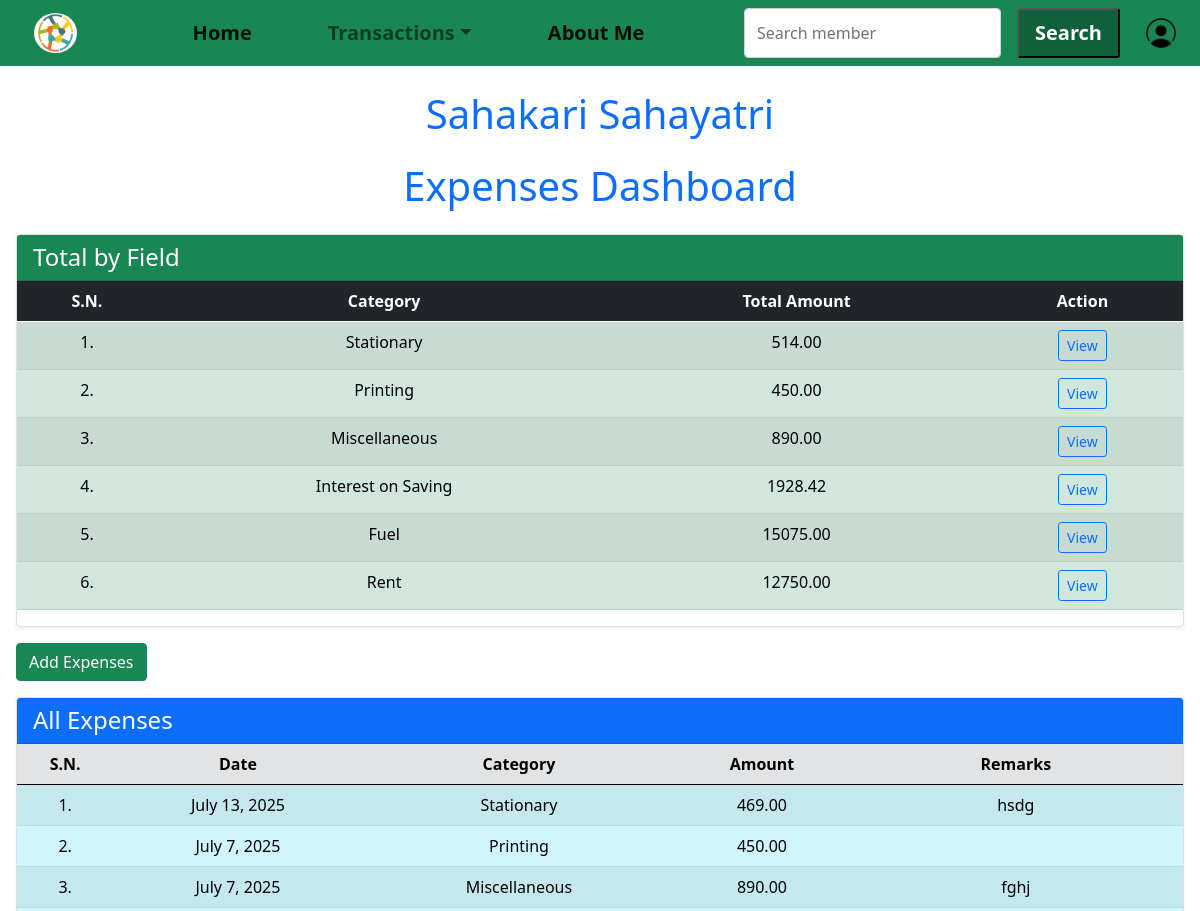
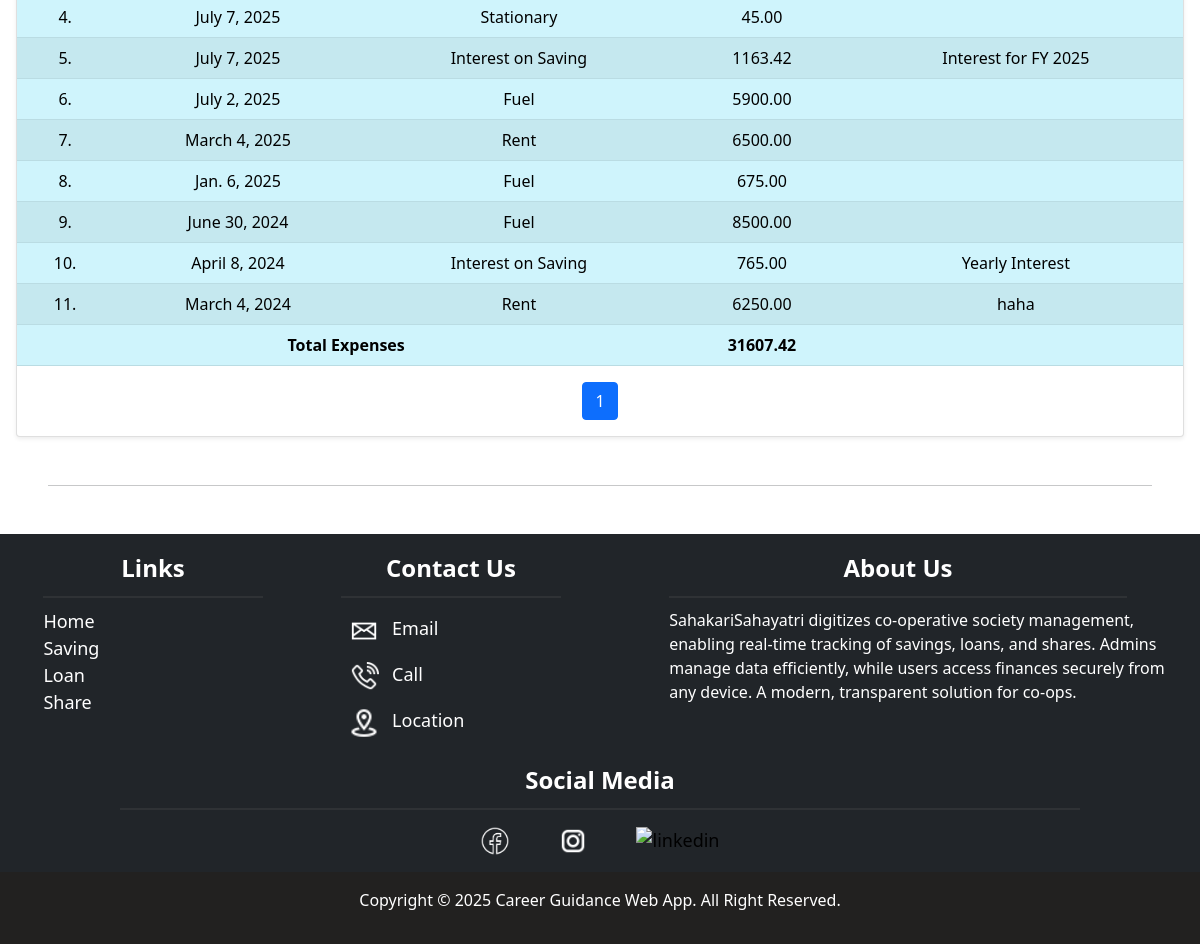
The page /expenses/ (signed in) on the database its author committed (2 pictures, top to bottom).
### expenses/models.py (models this page shows, shortened)
class Expense(models.Model):
    date = models.DateField(default=timezone.now)
    category = models.CharField(max_length=30, choices=EXPENSE_CATEGORIES)
    payment_method = models.CharField(max_length=30, choices=PAYMENT_METHODS, default='cash')
    amount = models.DecimalField(max_digits=12, decimal_places=2)
    remarks = models.TextField(blank=True, null=True)
    class Meta:
        ordering = ['-date']

### saving/models.py (models this page shows, shortened)
class YearlyInterest(models.Model):
    customer = models.ForeignKey(Member, on_delete=models.CASCADE, related_name='yearly_interests')
    year = models.IntegerField(help_text="Fiscal year starting in Shrawan")  # e.g., 2081
    previous_interest_rate = models.DecimalField(max_digits=5, decimal_places=2)
    previous_interest_amount = models.DecimalField(max_digits=12, decimal_places=2, default=0.00)
    current_interest_rate = models.DecimalField(max_digits=5, decimal_places=2)
    current_interest_amount = models.DecimalField(max_digits=12, decimal_places=2, default=0.00)
    date = models.DateField(default=timezone.now)
    remarks = models.TextField(blank=True, null=True)
    class Meta:
        unique_together = ('customer', 'year')
        ordering = ['date']

### expenses/views.py (the view)
# urls.py: path('', expenses.expenses_home, name='expenses_home'),
@login_required(login_url='loginpage')
def expenses_home(request):
    expenses = list(Expense.objects.all().order_by('-date'))
    total_expenses = sum(exp.amount for exp in Expense.objects.all())
    total_expenses += sum(exp.current_interest_amount for exp in YearlyInterest.objects.all())
    total_expenses += sum(exp.previous_interest_amount for exp in YearlyInterest.objects.all())
    for exp in expenses:
        exp.category_label = CATEGORY_LABELS.get(exp.category, exp.category)
    interest_by_date = {}
    for interest in YearlyInterest.objects.all():
        if interest.date not in interest_by_date:
            interest_by_date[interest.date] = {
                'total_interest': Decimal('0.00'),
                'remarks': interest.remarks or 'Yearly Interest'
            }
        interest_by_date[interest.date]['total_interest'] += (
            interest.current_interest_amount + interest.previous_interest_amount
        )
    interest_expenses = []
    for date, data in interest_by_date.items():
        interest_expenses.append({
            'date': date,
            'category': 'Interest on Saving',
            'category_label': CATEGORY_LABELS.get('interest_saving', 'Interest'),
            'amount': data['total_interest'],
            'remarks': data['remarks']
        })
    combined_expenses = []
    for exp in expenses:
        combined_expenses.append({
            'date': exp.date,
            'category': exp.category,
            'category_label': exp.category_label, #Label for display
            'amount': exp.amount,
            'remarks': exp.remarks
        })
    combined_expenses += interest_expenses
    combined_expenses.sort(key=lambda x: x['date'], reverse=True)
    totals = defaultdict(Decimal)
    for exp in combined_expenses:
        totals[exp['category']] += exp['amount']
    field_totals = [
        {'category': CATEGORY_LABELS.get(category, category), 'total': totals}
        for category, totals in totals.items()
    ]
    paginator = Paginator(combined_expenses, 15)
    page_number = request.GET.get('page')
    page_obj = paginator.get_page(page_number)
    context = {
        'expenses': combined_expenses,
        'page_obj': page_obj,
        'field_totals': field_totals,
        'total_yearly_interest': next(
            (item['total'] for item in field_totals if item['category'] == CATEGORY_LABELS.get('interest_saving', 'Interest')),
            Decimal('0.00')
        ),
        'total_expenses': total_expenses
    }
    return render(request, 'expenses_home.html', context)

### expenses/templates/expenses_home.html (shortened to what this page needs)
{% extends "base.html" %}
{% load static %}
{% block content %}
  <h1 class="mb-4 text-center text-primary">Expenses Dashboard</h1>
  <div class="card m-3 shadow-sm">
    <div class="card-header bg-success text-white">
      <h4 class="mb-0">Total by Field</h4>
    </div>
    <div class="card-body p-0 table-responsive">
      <table class="table table-striped table-hover table-success text-center">
        <thead class="table-dark">
          <tr>
            <th>S.N.</th>
            <th>Category</th>
            <th>Total Amount</th>
            <th>Action</th>
          </tr>
        </thead>
        <tbody>
          {% for field in field_totals %}
            <tr>
                <td>{{forloop.counter}}.</td>
                <td>{{ field.category }}</td>
                <td>{{ field.total }}</td>
                <td><a href="{% url 'expenses_details' field.category|lower %}" class="btn btn-sm btn-outline-primary">View</a></td>
            </tr>
          {% endfor %}
        </tbody>
      </table>
    </div>
  </div>
<div class="m-3">
        <a href="{% url 'expenses_add' %}" class="btn btn-md btn-success">Add Expenses</a>
    </div>
  <div class="card shadow-sm m-3">
    <div class="card-header bg-primary text-white">
      <h4 class="mb-0">All Expenses</h4>
    </div>
    <div class="card-body p-0 table-responsive">
      <table class="table table-striped table-hover table-info text-center">
        <thead class="table-secondary">
          <tr>
            <th>S.N.</th>
            <th>Date</th>
            <th>Category</th>
            <th>Amount</th>
            <th>Remarks</th>
          </tr>
        </thead>
        <tbody>
          {% for expense in page_obj %}
            <tr>
              <td>{{ forloop.counter|add:page_obj.start_index|add:"-1" }}.</td>
              <td>{{ expense.date }}</td>
              <td>{{ expense.category_label }}</td>
              <td>{{ expense.amount }}</td>
              <td>{{ expense.remarks }}</td>
            </tr>
          {% endfor %}
          <tr class="fw-bold">
            <td colspan="3">Total Expenses</td>
            <td>{{total_expenses}}</td>
            <td></td>
            </tr>
        </tbody>
      </table>
      <nav aria-label="Page navigation">
            <ul class="pagination justify-content-center">
                <li class="page-item active">
                    <span class="page-link">{{ page_obj.number }}</span>
                </li>
            </ul>
        </nav>
    </div>
  </div>
{% endblock content %}

### static/css/style.css (style rules this page uses)
.card-body { text-align: center; }
.card-body { display: flex; flex-direction: column; justify-content: space-between; padding: 1rem; color: #000; }
html { font-size: 16px; }
body { margin: 0; padding: 0; }

### rows shown on the page
Expense: category "Printing", total "450.00", date "July 7, 2025", amount "450.00"
Expense: category "Miscellaneous", total "890.00", date "July 7, 2025", amount "890.00", remarks "fghj"
Expense: date "July 13, 2025", amount "469.00", remarks "hsdg"
Expense: date "July 7, 2025", amount "45.00"
YearlyInterest: date "July 7, 2025", remarks "Interest for FY 2025"
Expense: date "July 2, 2025", amount "5900.00"
Expense: date "March 4, 2025", amount "6500.00"
Expense: date "Jan. 6, 2025", amount "675.00"
Expense: date "June 30, 2024", amount "8500.00"
YearlyInterest: date "April 8, 2024"
Expense: date "March 4, 2024", amount "6250.00", remarks "haha"

### other values the page prints
{{ field.category }} "Stationary" "Interest on Saving" "Fuel" "Rent"
{{ field.total }} "514.00" "1928.42" "15075.00" "12750.00"
{{ expense.category_label }} "Stationary" "Printing" "Miscellaneous" "Stationary" "Interest on Saving" "Fuel" "Rent" "Fuel" "Fuel" "Interest on Saving" "Rent"
{{ expense.amount }} "1163.42" "765.00"
{{ expense.remarks }} "Yearly Interest"
{{ total_expenses }} "31607.42"
{{ page_obj.number }} "1"
